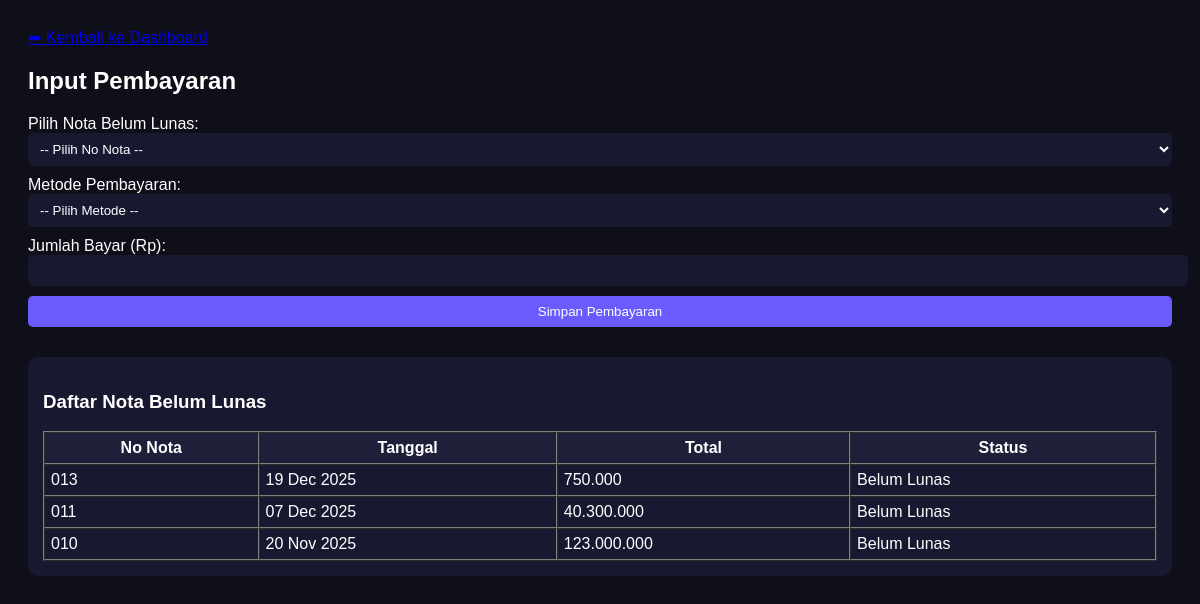
Page /pages/pembayaran.php (signed in) on the committed database.
### tables this page shows
CREATE TABLE `penjualan` (
  `penjualan_id` int(11) NOT NULL,
  `no_nota` int(11) NOT NULL,
  `tanggal` datetime DEFAULT current_timestamp(),
  `total` decimal(12,2) DEFAULT 0.00,
  `customer_id` int(11) DEFAULT NULL,
  `user_id` int(11) DEFAULT NULL,
  `status_pembayaran` enum('Lunas','Belum Lunas') DEFAULT 'Belum Lunas'
);

### pages/pembayaran.php (the view, shortened to what this page needs)
<?php
require_once '../config/database.php';
$penjualan = $pdo->query("
    SELECT no_nota, penjualan_id, tanggal, total, status_pembayaran
    FROM penjualan
    WHERE status_pembayaran = 'Belum Lunas'
    ORDER BY tanggal DESC
")->fetchAll();
?>
<!DOCTYPE html>
<html lang="id">
<head>
</head>
<body>
<a href="dashboard.php" class="back-btn">⬅ Kembali ke Dashboard</a>
<h2>Input Pembayaran</h2>
<form method="post">
<label>Pilih Nota Belum Lunas:</label>
<select name="penjualan_id" required>
<option value="">-- Pilih No Nota --</option>
</select>
<label>Metode Pembayaran:</label>
<select name="metode" required>
<option value="">-- Pilih Metode --</option>
</select>
<label>Jumlah Bayar (Rp):</label>
<input type="number" name="jumlah" min="1" required>
<button type="submit">Simpan Pembayaran</button>
</form>
<div class="card">
<h3>Daftar Nota Belum Lunas</h3>
<table border="1" cellpadding="6" cellspacing="0" width="100%">
<tr style="background:#1f1f3a;">
<th>No Nota</th><th>Tanggal</th><th>Total</th><th>Status</th>
</tr>
<?php if(!$penjualan): ?>
<tr><td colspan="4" align="center">Semua sudah lunas 🎉</td></tr>
<?php else: foreach($penjualan as $p): ?>
<tr>
<td><?=str_pad($p['no_nota'],3,'0',STR_PAD_LEFT)?></td>
<td><?=date('d M Y', strtotime($p['tanggal']))?></td>
<td><?=number_format($p['total'],0,',','.')?></td>
<td><?=$p['status_pembayaran']?></td>
</tr>
<?php endforeach; endif; ?>
</table>
</div>
</body>
</html>

### pages/pembayaran.php (style rules this page uses)
body { background:#0f0f1a;color:#fff;font-family:Poppins,sans-serif;padding:20px; }
select,input,button { width:100%;padding:8px;margin-bottom:10px;border:none;border-radius:5px;background:#181830;color:#fff; }
button { background:#6b5bff;cursor:pointer; }
.card { background:#181830;padding:15px;border-radius:10px;margin-top:20px; }

### rows in the picture
penjualan: no_nota "013", tanggal "19 Dec 2025", total "750.000", status_pembayaran "Belum Lunas"
penjualan: no_nota "011", tanggal "07 Dec 2025", total "40.300.000", status_pembayaran "Belum Lunas"
penjualan: no_nota "010", tanggal "20 Nov 2025", total "123.000.000", status_pembayaran "Belum Lunas"
